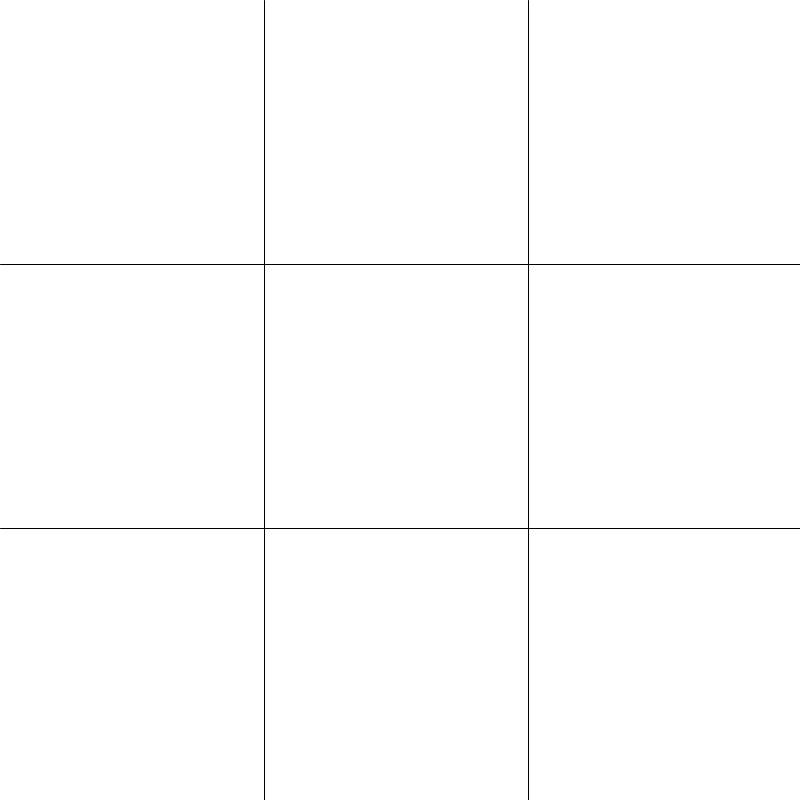
Frame 1 (no input)
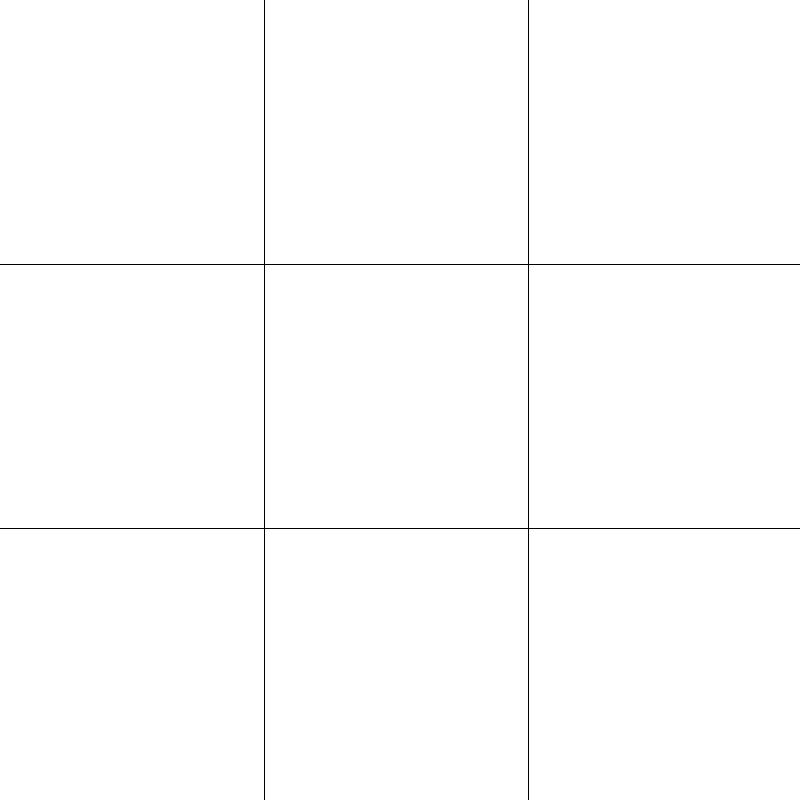
Frame 60 (the mouse pressed at the canvas centre just before this capture)
Frame 120 (the mouse held since frame 60 and released just before this capture): identical to frame 60, image omitted

The Processing sketch that drew these frames (run headless with seeded random() and noise(); from frame 60 on, the mouse is pressed at the canvas centre):

// Processing sketch: KrydsOgBolle
// ── KrydsOgBolle.pde


Braet braet = new Braet();


void setup() {

  size(800, 800);
  background(255);

}

void draw() {

  braet.drawFelter();
  
}

void keyPressed()  {
  
  braet.keyPressed();
  
}

// ── Bolle.pde
class Bolle  {
  
  Bolle()  {
           
  }
  
  void draw()  {
    
   stroke(0);
   ellipseMode(CENTER);
   ellipse(mouseX,mouseY,width*0.25,height*0.25);
     
  }
}

// ── Braet.pde
class Braet {

  Kryds k = new Kryds();
  Bolle b = new Bolle();
  
  Braet() {

  } 

  void drawFelter() {

    line(width*0.33, height, width*0.33, 0);
    line(width*0.66, height, width*0.66, 0);
    line(0, height*0.33, width, height*0.33);
    line(0, height*0.66, width, height*0.66);
  }
  
  void switchPlayer()  {
   
    boolean s = false;
    
    
  }

  void keyPressed()  {
   
    if (key == 'q')  {
    k.draw();
    }
    
    if (key == 'e')  {
    b.draw();
    }
  }
}

// ── Brik.pde

class Brik {
  
  Brik()  {
   
    stroke(0);
    
    
  }
  
  
}

// ── Kryds.pde
class Kryds {
  
  Kryds()  {
   
    //stroke(0);
    //rectMode(CENTER);
    //rect(mouseX,mouseY,width*0.25,height*0.25);
    
  }
  
  void draw()  {
   
    stroke(0);
    rectMode(CENTER);
    rect(mouseX,mouseY,width*0.25,height*0.25);
    
  }
}

// ── Player.pde
class Player  {
  
  
  
  
  
}
